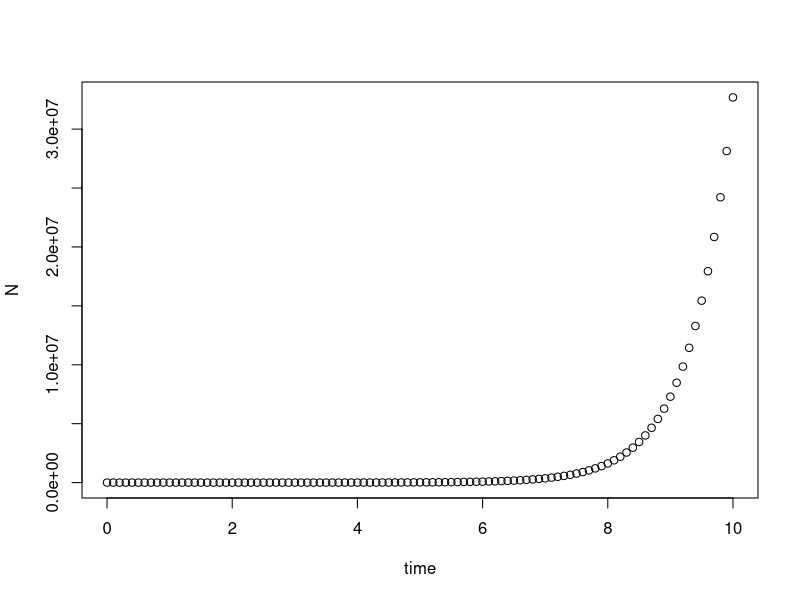
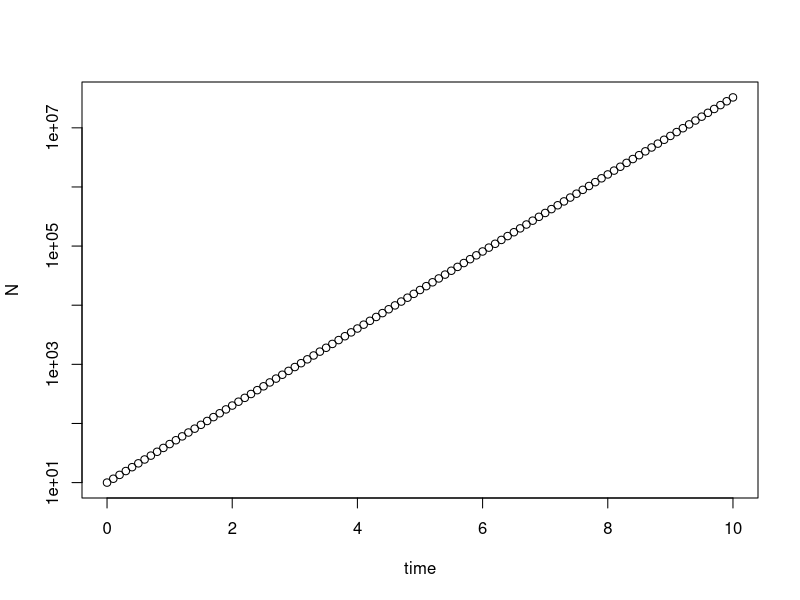
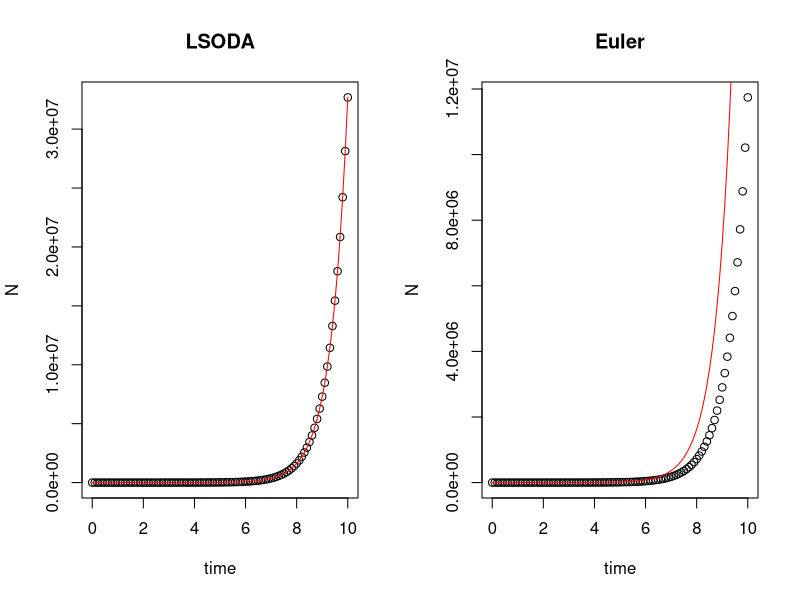
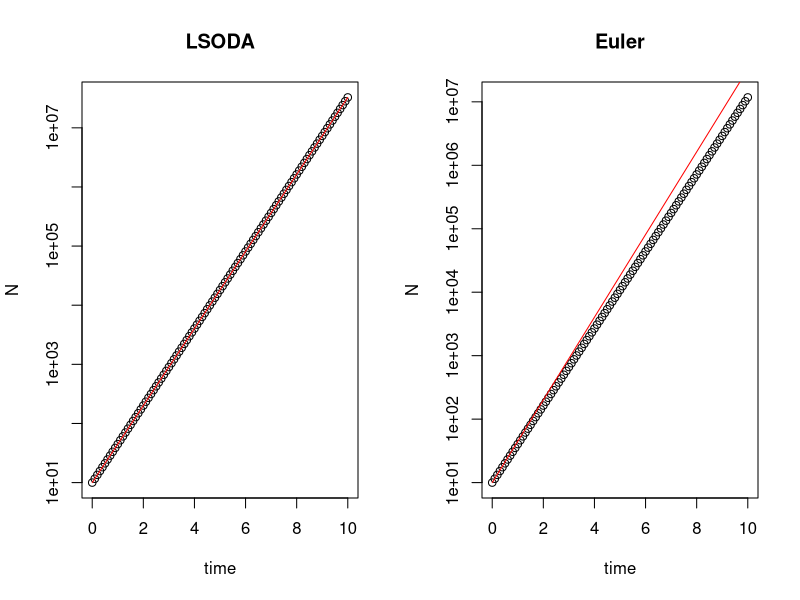
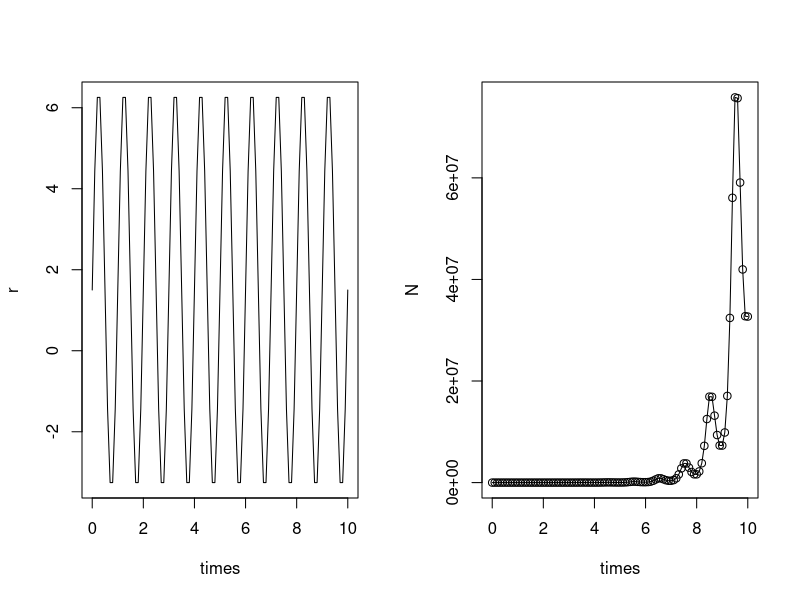
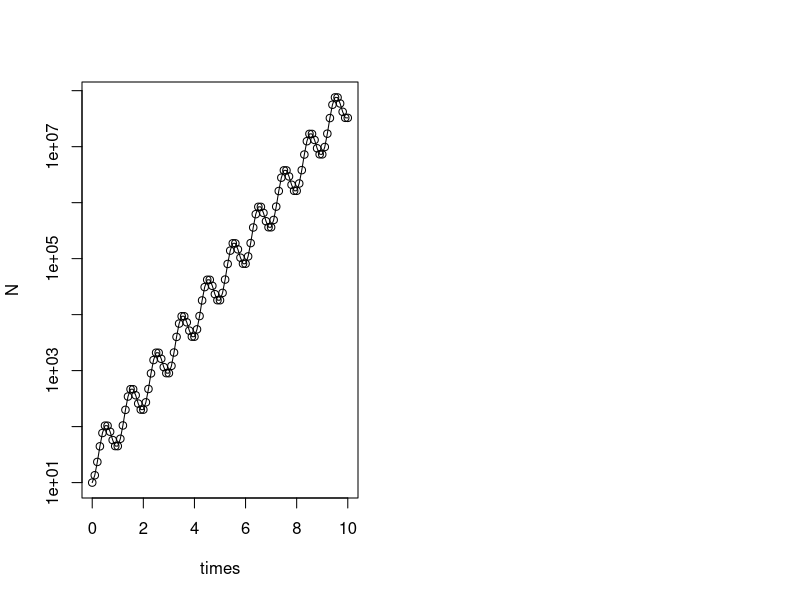

Write the R code that produced these figures, in order.
## ---- chunk 1
knitr::opts_chunk$set(message = F, 
                      error = F, 
                      warning = F)

## ---- chunk 2
###### part 1 ######
# install.packages("deSolve")
library(deSolve)

### (1) Model specification
exponential_model <- function(times, state, parms) {
  with(as.list(c(state, parms)), {
    dN_dt = r*N  # exponential growth equation
    return(list(c(dN_dt)))  # return the results
  })
}
## ---- chunk 3
### (2) Model application
times <- seq(0, 10, by = 0.1)  # time steps to integrate over
state <- c(N = 10)  # initial population size
parms <- c(r = 1.5)  # intrinsic growth rate
## ---- chunk 4
# run the ode solver
pop_size <- ode(func = exponential_model, times = times, y = state, parms = parms)

# take a look at the results
head(pop_size)

## ---- chunk 5
plot(N ~ time, data = pop_size)
plot(N ~ time, data = pop_size, log = "y")
## ---- chunk 6

###### part 2 ######

times <- seq(0, 10, by = 0.1)  # time steps to integrate over
state <- c(N = 10)  # initial population size
parms <- c(r = 1.5)  # intrinsic growth rate
# default: LSODA
pop_size <- ode(func = exponential_model, times = times, y = state, parms = parms)

# Euler's method
pop_size_1 <- ode(func = exponential_model, times = times, y = state, parms = parms, method = "euler")

# compare different method
par(mfrow = c(1,2))
plot(N ~ time, data = pop_size, main = "LSODA")
curve(state[1]*exp(parms[1]*x), times[1], times[length(times)], col = "red", add = T) # correct curve
plot(N ~ time, data = pop_size_1, main = "Euler")
curve(state[1]*exp(parms[1]*x), times[1], times[length(times)], col = "red", add = T) # correct curve

# compare different method in log transformation
par(mfrow = c(1,2))
plot(N ~ time, data = pop_size, log = "y", main = "LSODA")
curve(state[1]*exp(parms[1]*x), times[1], times[length(times)], col = "red", add = T) # correct curve
plot(N ~ time, data = pop_size_1, log = "y", main = "Euler")
curve(state[1]*exp(parms[1]*x), times[1], times[length(times)], col = "red", add = T) # correct curve
## ---- chunk 7
###### part 3 ######
### Model specification
exponential_model_fluc <- function(times, state, parms) {
  with(as.list(c(state, parms)), {
    dN_dt = (r_hat + sigma*sin(omega*times + phi)/2)*N  # exponential growth equation
    return(list(c(dN_dt)))  # return the results
  })
}
## ---- chunk 8
### Parameters
times <- seq(0, 10, by = 0.1)  # time steps to integrate over
state <- c(N = 10)  # initial population size
parms <- c(r_hat = 1.5, sigma = 10, omega = 2*pi, phi = 0)  # intrinsic growth rate
## ---- chunk 9
### Fluctuating growth rate
r = parms[1] + parms[2]/2*sin(parms[3]*times + parms[4])
plot(r ~ times, type = "l")
## ---- chunk 10
### Solving model
pop_size <- ode(func = exponential_model_fluc, times = times, y = state, parms = parms)

### Plotting
plot(N ~ times, data = pop_size)
curve(state[1]*exp(parms[1]*x - parms[2]/2/parms[3]*(cos(parms[3]*x + parms[4]) - cos(parms[4]))), add = T) # correct curve
plot(N ~ times, data = pop_size, log = "y")
curve(state[1]*exp(parms[1]*x - parms[2]/2/parms[3]*(cos(parms[3]*x + parms[4]) - cos(parms[4]))), add = T) # correct curve
